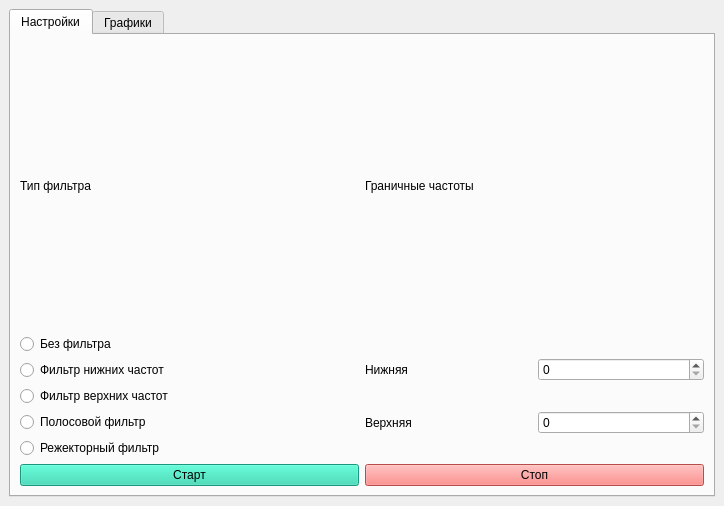
<?xml version="1.0" encoding="UTF-8"?>
<ui version="4.0">
 <class>MainWindow</class>
 <widget class="QMainWindow" name="MainWindow">
  <property name="geometry">
   <rect>
    <x>0</x>
    <y>0</y>
    <width>724</width>
    <height>506</height>
   </rect>
  </property>
  <property name="minimumSize">
   <size>
    <width>320</width>
    <height>270</height>
   </size>
  </property>
  <property name="windowTitle">
   <string>Real-time audio filter</string>
  </property>
  <widget class="QWidget" name="centralwidget">
   <layout class="QGridLayout" name="gridLayout">
    <item row="0" column="0">
     <widget class="QTabWidget" name="tabWidget">
      <property name="minimumSize">
       <size>
        <width>320</width>
        <height>270</height>
       </size>
      </property>
      <property name="currentIndex">
       <number>0</number>
      </property>
      <widget class="QWidget" name="Settings">
       <attribute name="title">
        <string>Настройки</string>
       </attribute>
       <layout class="QGridLayout" name="gridLayout_3">
        <item row="0" column="0">
         <widget class="QLabel" name="txt_filter_type">
          <property name="text">
           <string>Тип фильтра</string>
          </property>
         </widget>
        </item>
        <item row="0" column="1">
         <widget class="QLabel" name="txt_freqs">
          <property name="text">
           <string>Граничные частоты</string>
          </property>
         </widget>
        </item>
        <item row="1" column="0">
         <layout class="QGridLayout" name="btn_gridLayout">
          <item row="2" column="0">
           <widget class="QRadioButton" name="btn_high_pass">
            <property name="text">
             <string>Фильтр верхних частот</string>
            </property>
           </widget>
          </item>
          <item row="1" column="0">
           <widget class="QRadioButton" name="btn_low_pass">
            <property name="text">
             <string>Фильтр нижних частот</string>
            </property>
           </widget>
          </item>
          <item row="3" column="0">
           <widget class="QRadioButton" name="btn_band_pass">
            <property name="text">
             <string>Полосовой фильтр</string>
            </property>
           </widget>
          </item>
          <item row="4" column="0">
           <widget class="QRadioButton" name="btn_band_stop">
            <property name="text">
             <string>Режекторный фильтр</string>
            </property>
           </widget>
          </item>
          <item row="0" column="0">
           <widget class="QRadioButton" name="btn_no_filt">
            <property name="text">
             <string>Без фильтра</string>
            </property>
           </widget>
          </item>
         </layout>
        </item>
        <item row="1" column="1">
         <layout class="QGridLayout" name="freqs_gridLayout">
          <item row="0" column="0">
           <widget class="QLabel" name="txt_low_freq">
            <property name="text">
             <string>Нижняя</string>
            </property>
           </widget>
          </item>
          <item row="0" column="1">
           <widget class="QSpinBox" name="spin_freq_low"/>
          </item>
          <item row="1" column="0">
           <widget class="QLabel" name="txt_high_freq">
            <property name="text">
             <string>Верхняя</string>
            </property>
           </widget>
          </item>
          <item row="1" column="1">
           <widget class="QSpinBox" name="spin_freq_high"/>
          </item>
         </layout>
        </item>
        <item row="2" column="0">
         <widget class="QPushButton" name="btn_start">
          <property name="styleSheet">
           <string notr="true">background-color: rgb(36, 212, 173);
font: 700 12pt &quot;Segoe UI&quot;;</string>
          </property>
          <property name="text">
           <string>Старт</string>
          </property>
         </widget>
        </item>
        <item row="2" column="1">
         <widget class="QPushButton" name="btn_stop">
          <property name="styleSheet">
           <string notr="true">background-color: rgb(255, 108, 105);
font: 700 12pt &quot;Segoe UI&quot;;</string>
          </property>
          <property name="text">
           <string>Стоп</string>
          </property>
         </widget>
        </item>
       </layout>
      </widget>
      <widget class="QWidget" name="Graphs">
       <attribute name="title">
        <string>Графики</string>
       </attribute>
       <layout class="QGridLayout" name="gridLayout_2">
        <item row="0" column="0">
         <widget class="QGraphicsView" name="graphicsView_2"/>
        </item>
        <item row="1" column="0">
         <widget class="QGraphicsView" name="graphicsView"/>
        </item>
       </layout>
      </widget>
     </widget>
    </item>
   </layout>
  </widget>
 </widget>
 <resources/>
 <connections/>
</ui>
